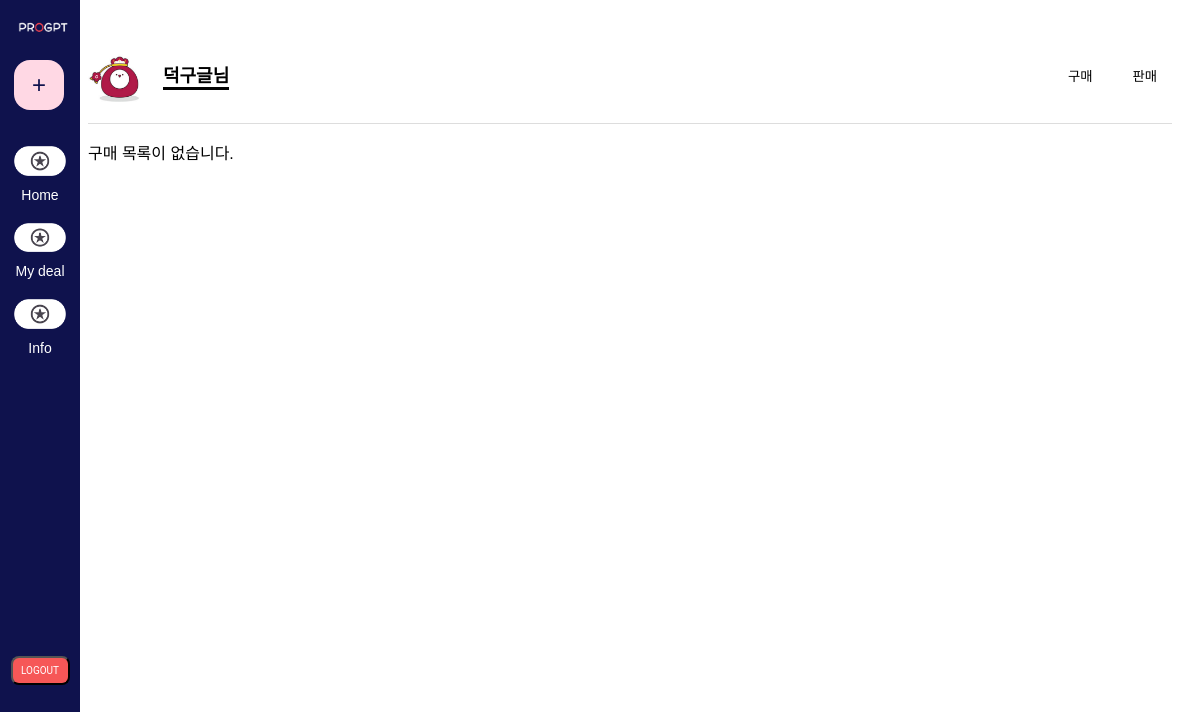
Page /mydeal_views/mydealbuy (signed in) on the earlier database version.
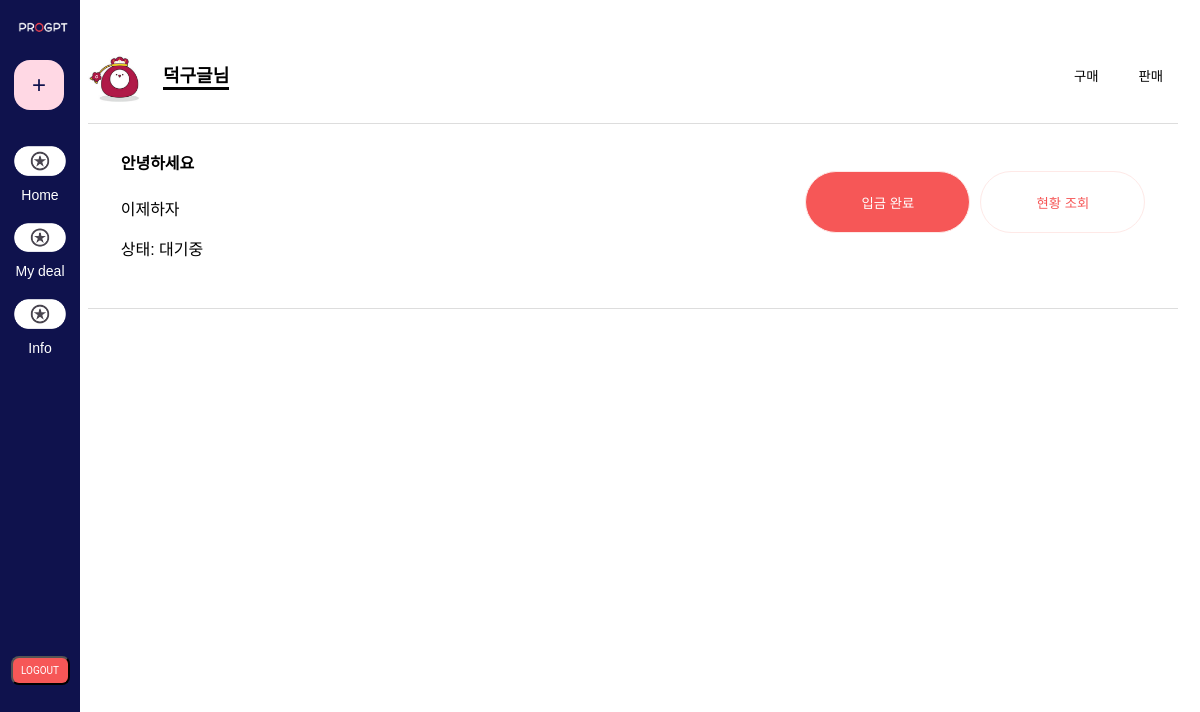
Same page on the later database version.
### app/models.py (models this page shows)
class Buy(db.Model):
    __tablename__ = 'buy'
    id = db.Column(db.Integer, primary_key=True)
    item_name = db.Column(db.String(200), nullable=False)
    description = db.Column(db.Text, nullable=False)
    status = db.Column(db.Enum(StatusEnum), nullable=False, default=StatusEnum.PENDING)  # 상태를 Enum으로 정의
    created_at = db.Column(db.DateTime, default=datetime.utcnow)
    user_id = db.Column(db.Integer, db.ForeignKey('user.id'), nullable=False)
    post_id = db.Column(db.Integer, db.ForeignKey('posts.id'), nullable=False)

### app/views/mydeal_views.py (the view)
@bp.route('/mydealbuy')
def mydealbuy():
    user_id = session.get('user_id')
    if not user_id:
        flash("로그인 후 이용해 주세요.")
        return redirect(url_for('auth_views.login'))
    purchase_list = Buy.query.filter_by(user_id=user_id).all()
    return render_template('front/mydealbuy.html', purchases=purchase_list)

### app/views/auth_views.py (called while the page is built)
@bp.before_app_request
def load_logged_in_user():
    user_id = session.get('user_id')
    if user_id is None:
        g.user = None
    else:
        g.user = User.query.get(user_id)

### app/templates/front/mydealbuy.html (shortened to what this page needs)
<!DOCTYPE html>
<html lang="ko">
<head>
    <link rel="stylesheet" href="{{ url_for('static', filename='mydeal.css') }}">
    <link rel="stylesheet" href="{{ url_for('static', filename='bar.css') }}">
</head>
<body>
    <div class="sidebar">
        <div class="logo">
            <img src="{{ url_for('static', filename='logo.png') }}" alt="Logo">
            <button class="plus-button" onclick="location.href='{{ url_for('write_views.write') }}'">+</button>
        </div>
        <ul class="menu">
            <li><a href="#"><span class="icon" onclick="location.href='/home'"><img src="../../static/logologo.png" style="width:52px"></span> Home</a></li>
            <li><a href="#"><span class="icon" onclick="location.href='/mydeal_views/mydealbuy'"><img src="../../static/logologo.png" style="width:52px"></span> My deal</a></li>
            <li><a href="#"><span class="icon" onclick="location.href='/information'"><img src="../../static/logologo.png" style="width:52px"></span> Info</a></li>
            <form action="{{ url_for('auth.logout') }}" method="post" style="display:inline;">
                <button type="submit" class="logout">LOGOUT</button>
            </form>
        </ul>
    </div>
    <div class="content">
        <div class="user-info">
            <div style="display: flex; gap:15px; align-items: flex-end;">
                <img src="../../static/profilepic.png" alt="User Icon" class="user-icon">
                <p class="user-name">{{session['user_name']}}님</p>
            </div>
            <div class="purchase-sale">
                <button class="purchase-btn" onclick="location.href='/mydeal_views/mydealbuy'">구매</button>
                <button class="sale-btn" onclick="location.href='/mydeal_views/mydealsell'">판매</button>
            </div>
        </div>
        <div class="purchase-list">
            {% if purchases %}
            {% for purchase in purchases %}
            <div class="product-section">
                <div class="aboutabout">
                    <h4>{{ purchase.item_name }}</h4>
                    <p>{{ purchase.description }}</p>
                    <p>상태: {{ purchase.status.value }}</p>
                </div>
                <div style="display: flex; gap: 10px;">
                    <button class="status-btn" id="depositButton" onclick="markDepositComplete()">입금 완료</button>
                    <button class="status-btn2" onclick="toggleProgressBar('{{ purchase.id }}')">현황 조회</button>
                </div>
        </div>
        {% endfor %}
        {% else %}
        <p>구매 목록이 없습니다.</p>
        {% endif %}
</body>
</html>

Differences in the rows shown:
added Buy: item_name "안녕하세요", description "이제하자", status.value "대기중"
Other differences:
text no longer shown: "구매 목록이 없습니다."
